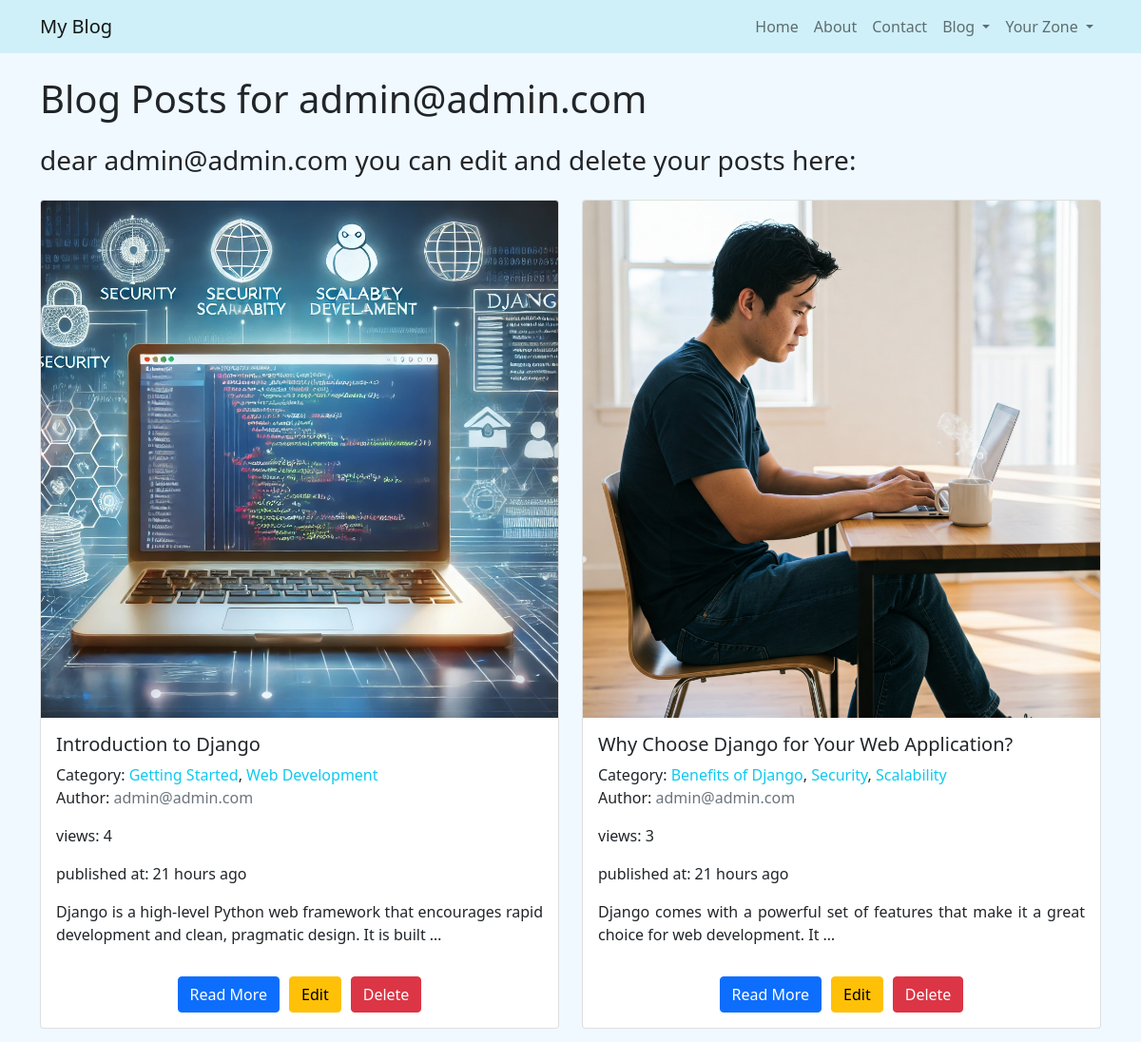
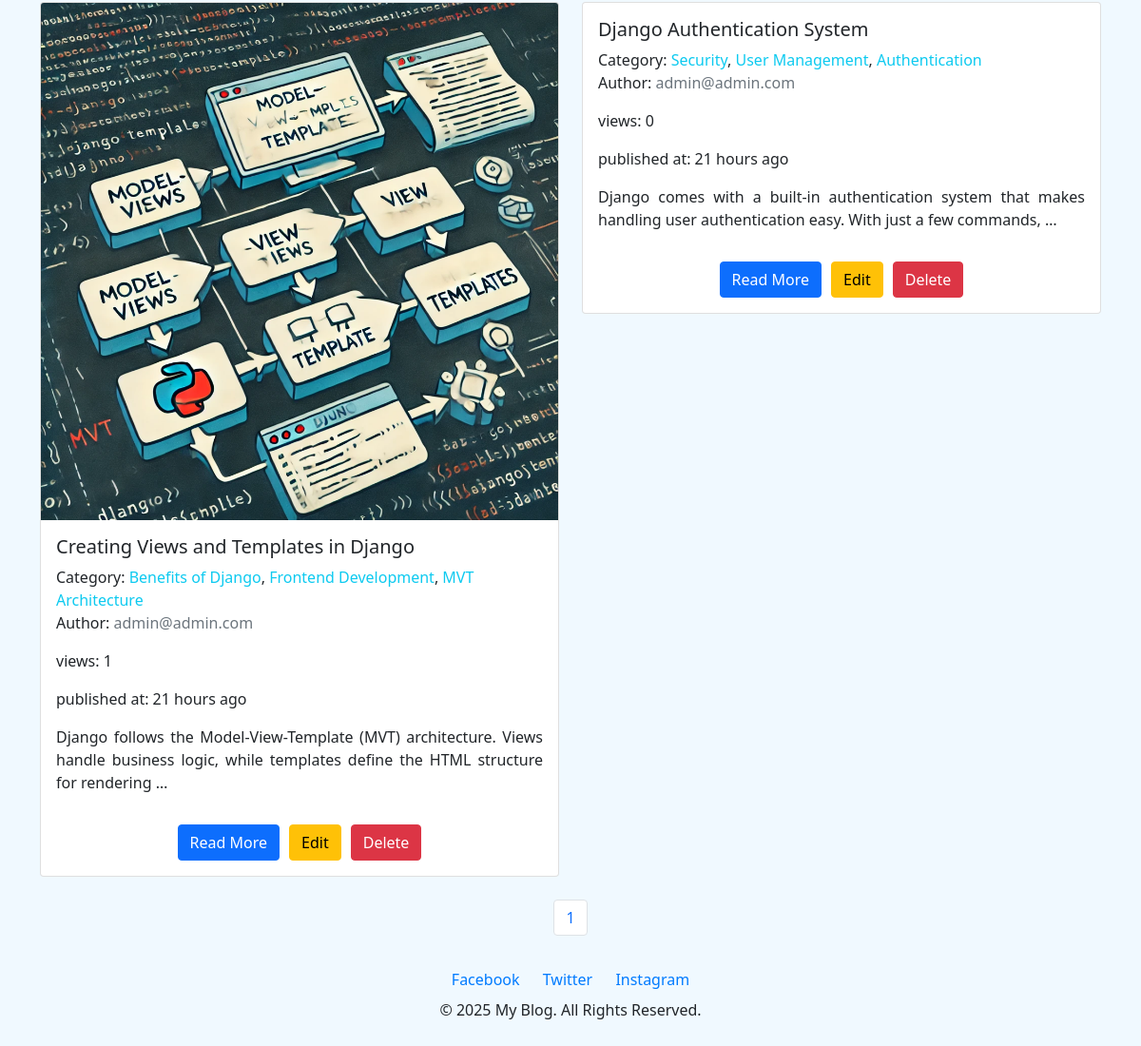
Screenshot of /blog/manage_my_post/ (signed in) with the database file from the repository (2 pictures, top to bottom).
### accounts/models.py (models this page shows)
class CustomUser(AbstractBaseUser, PermissionsMixin):
    email = models.EmailField(max_length=255, unique=True)
    is_superuser = models.BooleanField(default=False)
    is_staff = models.BooleanField(default=False)
    is_active = models.BooleanField(default=True)
    created_date = models.DateTimeField(auto_now_add=True)
    updated_date = models.DateTimeField(auto_now=True)
    USERNAME_FIELD = 'email'
    objects = CustomUserManager()
    def __str__(self):
        return self.email

class Profile(models.Model):
    user = models.ForeignKey(CustomUser, on_delete=models.CASCADE)
    first_name = models.CharField(max_length=255)
    last_name = models.CharField(max_length=255)
    image = models.ImageField(upload_to='profile/', blank=True, null=True)
    description = models.TextField()
    created_date = models.DateTimeField(auto_now_add=True)
    updated_date = models.DateTimeField(auto_now=True)
    def __str__(self):
        return self.user.email

### blog/models.py (models this page shows, shortened)
class Post(models.Model):
    STATUS_CHOICES = (
        ('drf', 'Draft'),
        ('pub', 'Published'),
    )
    image = models.ImageField(upload_to='blog/', blank=True, null=True)
    author = models.ForeignKey('accounts.Profile', on_delete=models.CASCADE)
    title = models.CharField(max_length=255)
    content = models.TextField()
    status = models.CharField(max_length=3, choices=STATUS_CHOICES, default='drf')
    counted_views = models.IntegerField(default=0)
    category = models.ManyToManyField('Category')
    created_date = models.DateTimeField(auto_now_add=True)
    updated_date = models.DateTimeField(auto_now=True)
    published_date = models.DateTimeField()
    def get_absolute_url(self):
        return reverse("blog:post_detail", kwargs={"pk": self.pk})

class Category(models.Model):
    name = models.CharField(max_length=255)
    def __str__(self):
        return self.name

### blog/views.py (the view)
# urls.py: path('manage_my_post/',views.ManagePostListView.as_view(), name='post_management'),
class ManagePostListView(LoginRequiredMixin, ListView):
    context_object_name = 'posts'
    paginate_by = 4
    template_name = 'blog/post_management.html'
    def get_queryset(self):
        profile = get_object_or_404(Profile, user=self.request.user)
        return Post.objects.filter(author=profile).order_by('id')

### templates/blog/post_management.html (shortened to what this page needs)
{% extends "_base.html" %}
{% load humanize %}
{% block content %}
<h1 class="mb-4">Blog Posts for {{user}}</h1>
<h3>dear {{user}} you can edit and delete your posts here:</h3>
<div class="row">
    {% for post in posts %}
    <div class="col-md-6 mb-6 mt-3">
        <div class="card">
            {% if post.image %}
            <img src="{{post.image.url}}" class="card-img-top" alt="Post Image">
            {% endif %}
            <div class="card-body">
                <h5 class="card-title"><a href="{{ post.get_absolute_url }}" class="text-decoration-none link-dark">{{ post.title }}</a></h5>
                <snap class="card-text">Category:
                    {% for category in post.category.all %}
                     <a  class="text-decoration-none link-info" href="{% url 'blog:post_category' category.name %}">{{category}}</a>{% if not forloop.last %}, {% endif %}
                    {% endfor %}
                </snap>
                <p class="card-text">Author: <a class="text-decoration-none link-secondary" href="{% url 'blog:post_author' post.author %}">{{ post.author }}</a></p>
                <p class="card-text">views: {{ post.counted_views|intcomma }}</p>
                <snap class="card-text">published at: {{ post.created_date|naturaltime }}</snap>
                <p class="card-text">{{post.content|safe|truncatewords:20}}</p>
            </div>
            <div style="display: flex; gap: 10px;" class="mb-3 mx-auto">
                <a href="{{ post.get_absolute_url }}" class="btn btn-primary">Read More</a>
                {% if request.user == post.author.user %}
                <a class="btn btn-warning" href="{% url 'blog:post_update' post.id %}">Edit</a>
                <a class="btn btn-danger" href="{% url 'blog:post_delete' post.id %}">Delete</a>
                {% endif %}
            </div>
        </div>
    </div>
    {% endfor %}
</div>
<nav aria-label="Page navigation" class="mt-3">
    <ul  class="pagination  justify-content-center p-2" style="bottom: 80px;">
          <li class="page-item"><a class="page-link" href="#">{{page_obj.number}}</a></li>
    </ul>
</nav>
</div>
{% endblock content %}

### templates/_base.html (style rules this page uses)
body { background-color: #f0f9ff; display: flex; flex-direction: column; min-height: 100vh; }

### rows the page displays
CustomUser: email "admin@admin.com"
Post: image (picture), title "Introduction to Django", author "admin@admin.com", counted_views "4", created_date "21 hours ago", content "Django is a high-level Python web framework that encourages rapid development and clean, pragmatic design. It is built …", shows "Edit"
Category: name "Getting Started"
Category: name "Web Development"
Post: image (picture), title "Why Choose Django for Your Web Application?", author "admin@admin.com", counted_views "3", created_date "21 hours ago", content "Django comes with a powerful set of features that make it a great choice for web development. It …", shows "Edit"
Category: name "Benefits of Django"
Category: name "Security"
Category: name "Scalability"
Post: image (picture), title "Creating Views and Templates in Django", author "admin@admin.com", counted_views "1", created_date "21 hours ago", content "Django follows the Model-View-Template (MVT) architecture. Views handle business logic, while templates define the HTML structure for rendering …", shows "Edit"
Category: name "Frontend Development"
Category: name "MVT Architecture"
Post: title "Django Authentication System", author "admin@admin.com", counted_views "0", created_date "21 hours ago", content "Django comes with a built-in authentication system that makes handling user authentication easy. With just a few commands, …", shows "Edit"
Category: name "User Management"
Category: name "Authentication"

### other values shown
{{ page_obj.number }} "1"
